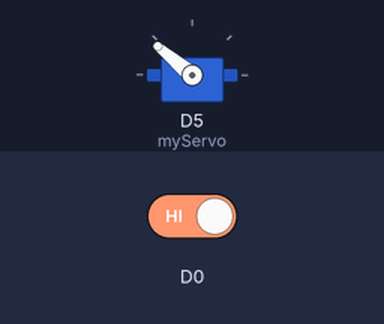
The sketch below on a simulated ESP8266 (NodeMCU). Shown: servo. The inputs (shaded band) are chosen by the test bench; at power-on: D0 HIGH.

Above: at 1.2 s.
1.3 s: D0 driven LOW
At 2.7 s:
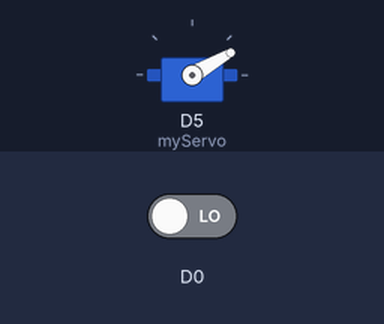
Timing chart, 0 to 4.3 s (numbered marks = the images above; inputs shaded):
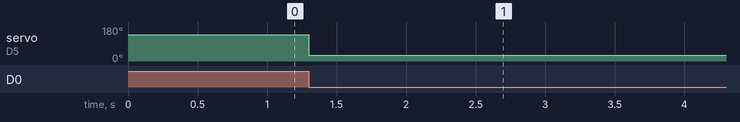

The sketch:

portail.ino
```cpp
#include <Servo.h>
  Servo myServo;
  int degree = 140;
  bool bareer = false;

void setup() {
  Serial.begin(9600);
  myServo.attach(D5);
  pinMode(D0, INPUT);
  myServo.write(degree);
}


void loop() {
  int ir = digitalRead(D0);
  if (ir == 0) {
    if(!bareer) {
      bareer = !bareer;
      degree = 30;
      myServo.write(degree);
    }
  } else {
    if(bareer) {
      degree = 140;
      bareer = !bareer;
      delay(10000);
      myServo.write(degree);
    }
  }
delay(100);
}
```

Measured:
- after the input at 1.3 s, servo on D5 (myServo): 140° → 30° at once
